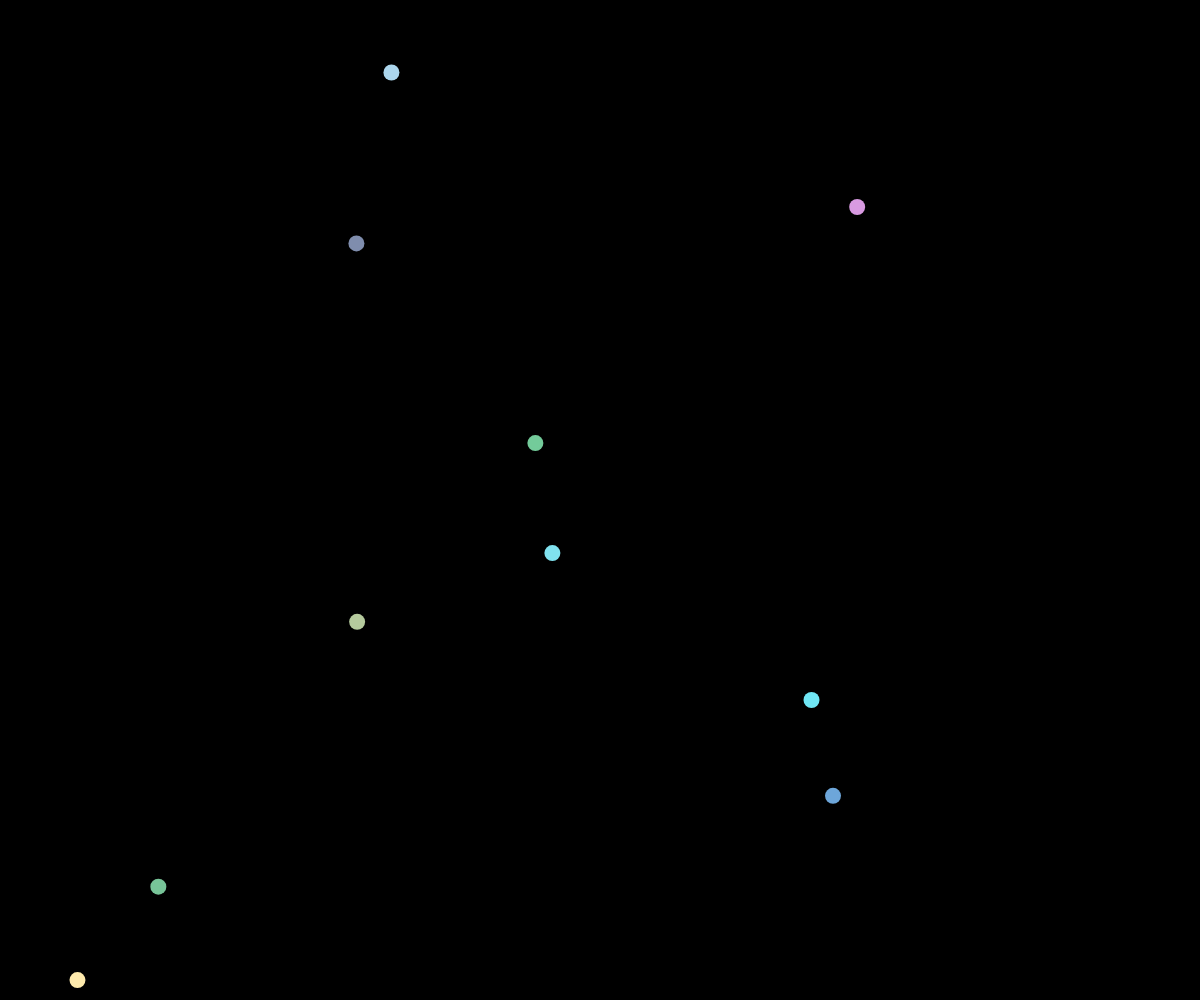
Frame 1 (no input)
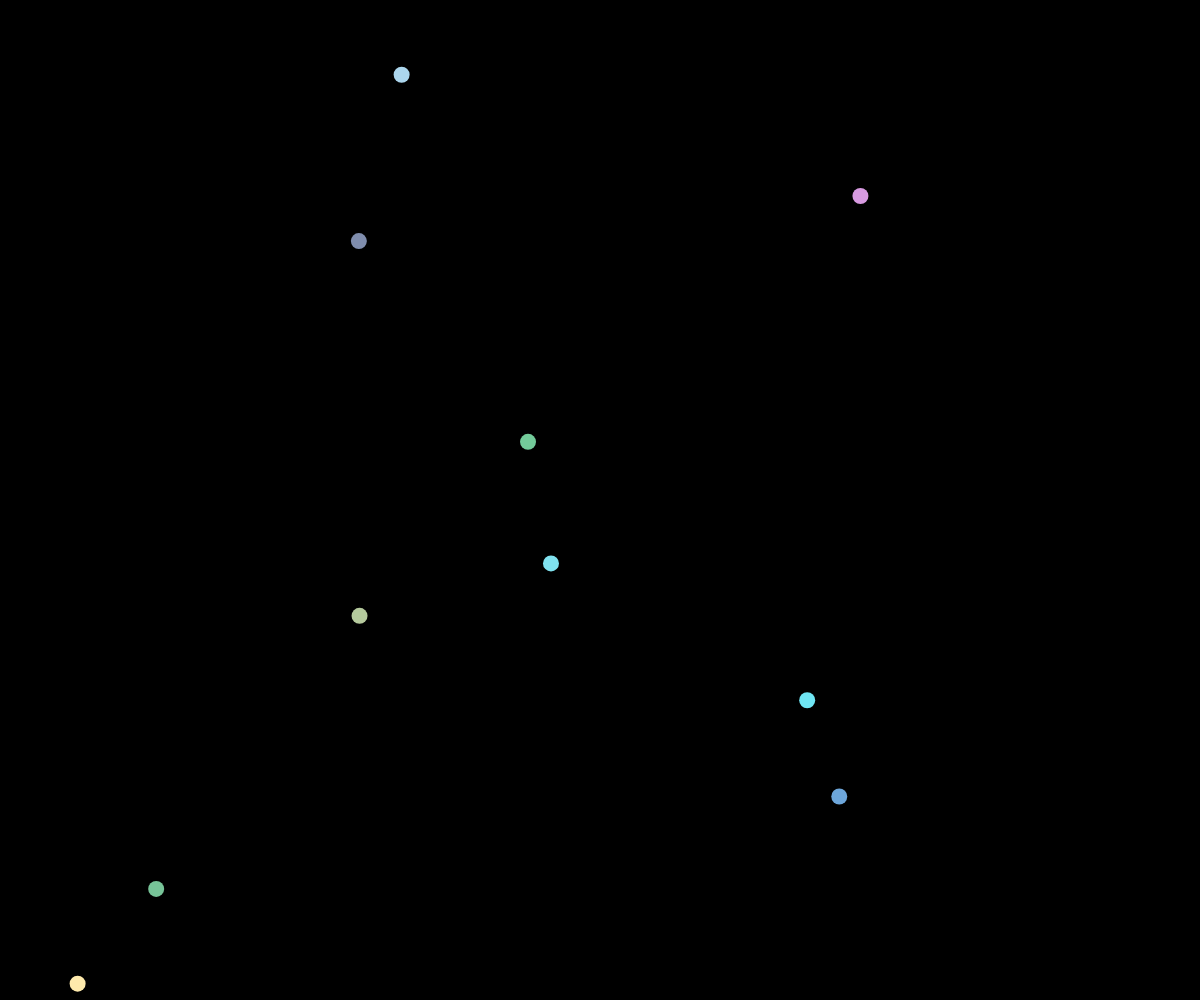
Frame 60 (no input)
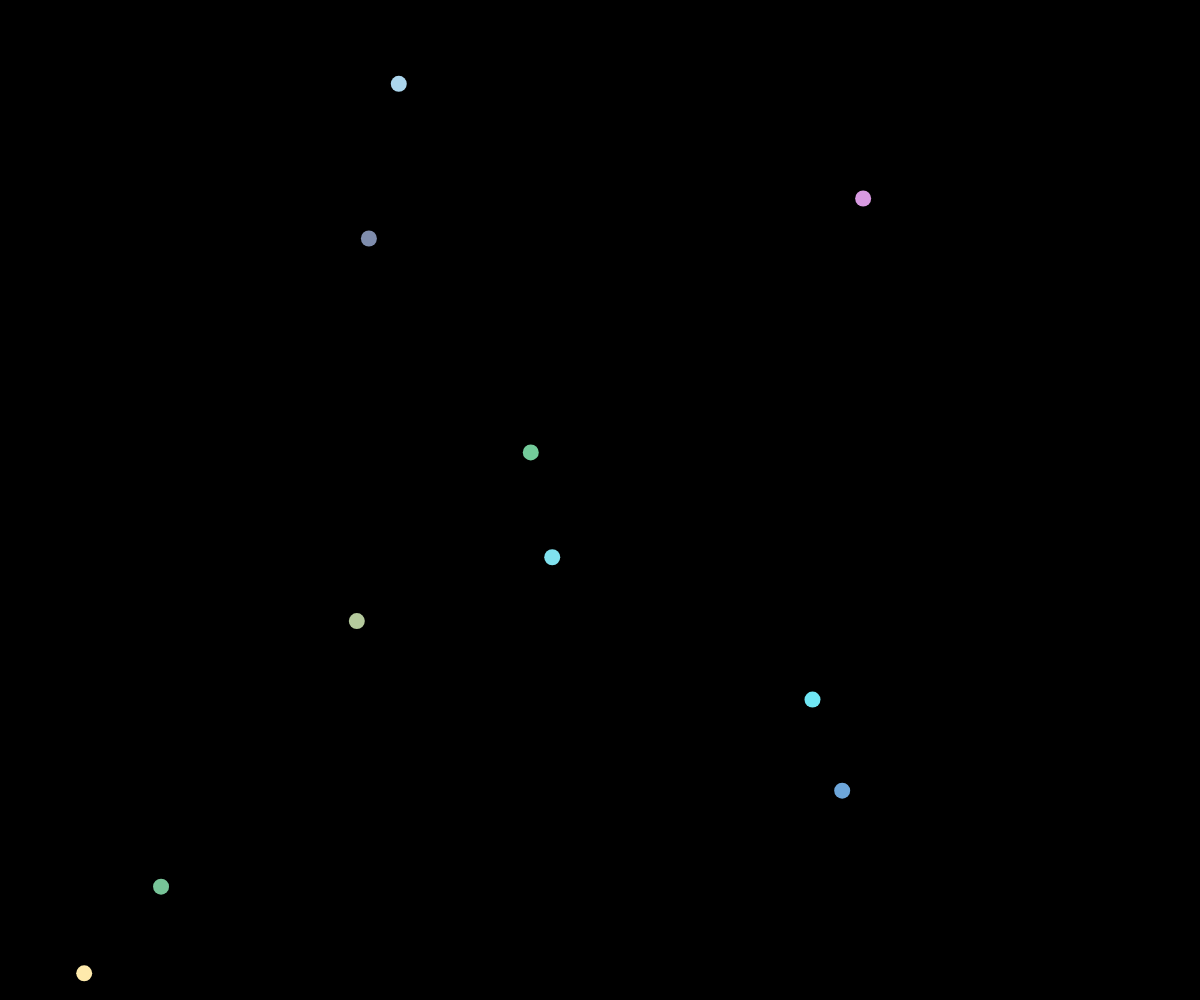
Frame 120 (the mouse pressed at the canvas centre since frame 60)

The p5.js sketch that drew these frames (run headless with seeded random() and noise() and a simulated clock; from frame 60 on, the mouse is pressed at the canvas centre):

// p5.js sketch
// ── sketch.js
let cells = [];

function setup() {
	createCanvas(windowWidth, windowHeight);
	for (let i = 0; i < 10; i++) {
		cells.push(new Cell());
	}
}

function draw() {
	background(0);
	for (let cell of cells) {
		cell.render();
		cell.move();
	}
}

function mousePressed() {
	for (let i = cells.length - 1; i >= 0; i--) {
		if (cells[i].clicked(mouseX, mouseY)) {
			cells.push(cells[i].mitosis());
			cells.push(cells[i].mitosis());
			cells.splice(i, 1);
		}
	}
}
// ── Cell.js
class Cell {
  constructor(pos, r = 8, c) {
    if (pos) {
      this.pos = pos;
    } else {
      this.pos = createVector(random(width), random(height));
    }
    this.r = r;
    this.c = c || color(random(100, 255), random(100, 255), random(100, 255));
  }

  clicked(x, y) {
    let d = dist(this.pos.x, this.pos.y, x, y);
    if (d < this.r) {
      return true;
    } else {
      return false;
    }
  }

  mitosis() {
    this.pos.x += random(-this.r, this.r);
    let cell = new Cell(this.pos, this.r * 0.8, this.c);
    return cell;
  }

  move() {
    let vel = p5.Vector.random2D();
    this.pos.add(vel);
  }

  render() {
    fill(this.c);
    noStroke();
    ellipse(this.pos.x, this.pos.y, this.r * 2);
  }
}
